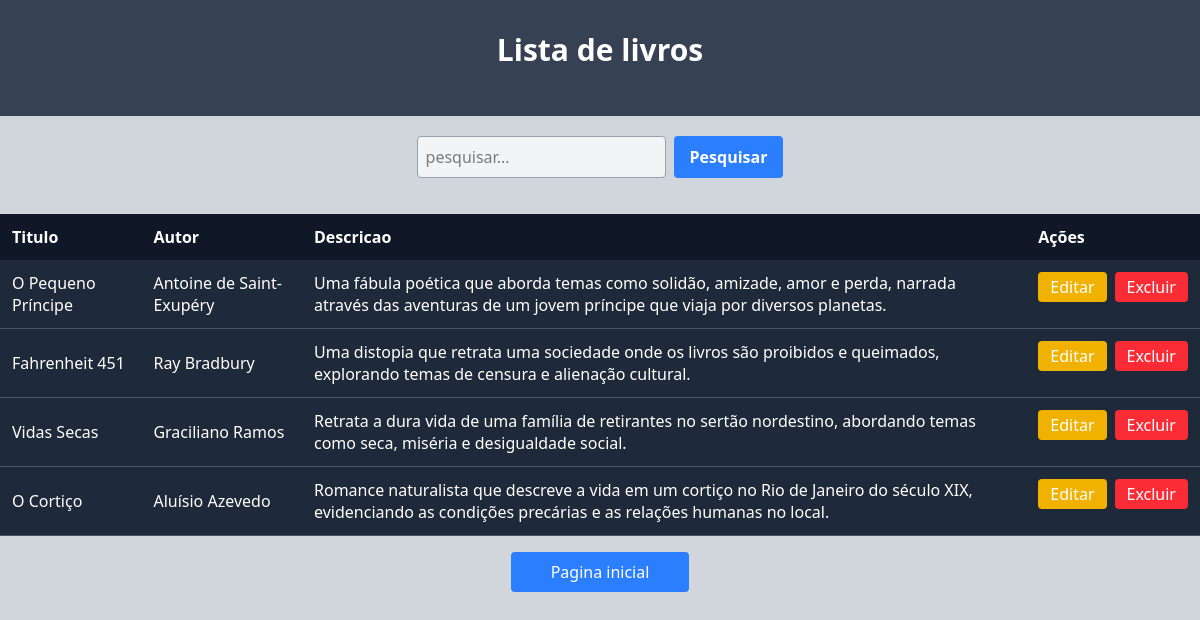
/listar.php (signed in), run on the app's committed database.
### tables this page shows
CREATE TABLE livros(
	
  id INTEGER PRIMARY KEY AUTOINCREMENT,
  titulo VARCHAR (255),
  autor VARCHAR (255),
  descricao VARCHAR (255),
  imagem VARCHAR (255)
);

### db.php (called while the page is built)
<?php
function db()
{
    return $db = new PDO('sqlite:banco.sqlite');
}

### listar.php (the view, shortened to what this page needs)
<?php
include('db.php');
if (isset($_POST['pesquisar'])) {
    $query = db()->prepare("SELECT * FROM livros WHERE titulo like :pesquisar OR titulo like :pesquisar");
    $query->execute([
        'pesquisar' => '%' . $_POST['pesquisar'] . '%'
    ]);
    $livros = $query->fetchAll();
} else {
    $query = db()->prepare("SELECT * FROM livros");
    $query->execute();
    $livros = $query->fetchAll();
}
?>
<body class="bg-gray-300 flex flex-col items-center justify-center">
    <div class="bg-gray-700 p-8 w-full">
        <h1 class="font-bold text-3xl text-white text-center mb-4">Lista de livros</h1>
    </div>
    <form method="POST" class="flex justify-center mb-4 py-5">
        <input type="text" name="pesquisar" placeholder="pesquisar..." class="p-2 rounded bg-gray-100 border border-gray-400 focus:ring-2 focus:ring-blue-400">
        <button type="submit" class="bg-blue-500 text-white font-bold py-2 px-4 rounded hover:bg-blue-600 ml-2 transition">Pesquisar</button>
    </form>
    <table class="w-full border-collapse bg-gray-800 text-white">
        <thead>
            <tr class="bg-gray-900">
                <th class="p-3 text-left">Titulo</th>
                <th class="p-3 text-left">Autor</th>
                <th class="p-3 text-left">Descricao</th>
                <th class="p-3 text-left">Ações</th>
            </tr>
        </thead>
        <tbody>
            <?php foreach ($livros as $livro): ?>
                <tr class="border-b border-gray-600">
                    <td class="p-3"><?= $livro['titulo']; ?></td>
                    <td class="p-3"><?= $livro['autor']; ?></td>
                    <td class="p-3"><?= $livro['descricao']; ?></td>
                    <td class="p-3 flex justify-center space-x-2">
                        <a href="update.php?id=<?= $livro['id'] ?>" class="bg-yellow-500 text-white py-1 px-3 rounded hover:bg-yellow-600 transition">Editar</a>
                        <form action="deletar.php" method="POST">
                            <button onclick="return confirm('Você realmentre deseja excluir este livro?')"
                                type="submit" name="deletar_livro" value="<?= $livro['id'] ?>" class="bg-red-500 text-white py-1 px-3 rounded hover:bg-red-600 transition">Excluir</button>
                        </form>
                    </td>
                </tr>
            <?php endforeach ?>
        </tbody>
    </table>
    <div class="text-center mt-4 bg-blue-500 rounded px-10 py-2 hover:bg-blue-600 transition">
        <a href="index.php" class="text-white">Pagina inicial</a>
    </div>
</body>
<script src="https://cdn.jsdelivr.net/npm/@tailwindcss/browser@4"></script>

### data on the page
livros: titulo "O Pequeno Príncipe", autor "Antoine de Saint-Exupéry", descricao "Uma fábula poética que aborda temas como solidão, amizade, amor e perda, narrada através das aventuras de um jovem príncipe que viaja por diversos planetas.", $livro['id'] 4 (drawn)
livros: titulo "Fahrenheit 451", autor "Ray Bradbury", descricao "Uma distopia que retrata uma sociedade onde os livros são proibidos e queimados, explorando temas de censura e alienação cultural.", $livro['id'] 5 (drawn)
livros: titulo "Vidas Secas", autor "Graciliano Ramos", descricao "Retrata a dura vida de uma família de retirantes no sertão nordestino, abordando temas como seca, miséria e desigualdade social.", $livro['id'] 6 (drawn)
livros: titulo "O Cortiço", autor "Aluísio Azevedo", descricao "Romance naturalista que descreve a vida em um cortiço no Rio de Janeiro do século XIX, evidenciando as condições precárias e as relações humanas no local.", $livro['id'] 7 (drawn)
